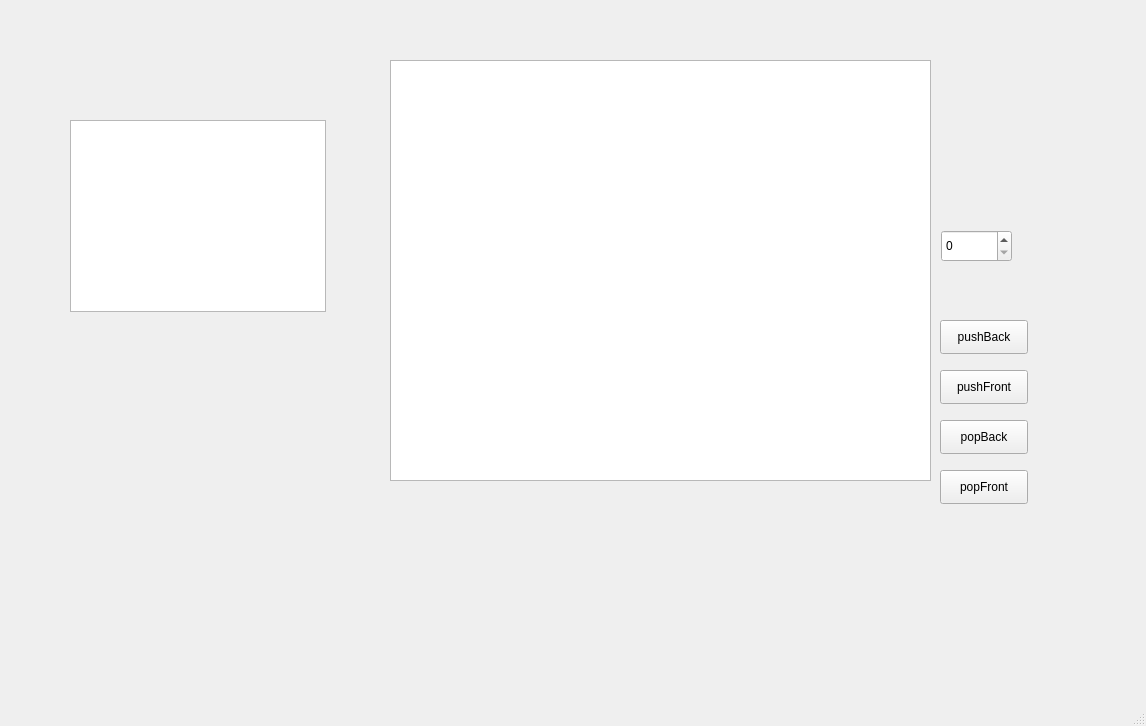
<?xml version="1.0" encoding="UTF-8"?>
<ui version="4.0">
 <class>MainWindow</class>
 <widget class="QMainWindow" name="MainWindow">
  <property name="geometry">
   <rect>
    <x>0</x>
    <y>0</y>
    <width>1146</width>
    <height>726</height>
   </rect>
  </property>
  <property name="windowTitle">
   <string>MainWindow</string>
  </property>
  <widget class="QWidget" name="centralwidget">
   <widget class="QTableWidget" name="intView">
    <property name="geometry">
     <rect>
      <x>390</x>
      <y>60</y>
      <width>541</width>
      <height>421</height>
     </rect>
    </property>
   </widget>
   <widget class="QSpinBox" name="inp">
    <property name="geometry">
     <rect>
      <x>941</x>
      <y>230</y>
      <width>71</width>
      <height>32</height>
     </rect>
    </property>
   </widget>
   <widget class="QPushButton" name="pushBack">
    <property name="geometry">
     <rect>
      <x>940</x>
      <y>320</y>
      <width>88</width>
      <height>34</height>
     </rect>
    </property>
    <property name="text">
     <string>pushBack</string>
    </property>
   </widget>
   <widget class="QPushButton" name="pushFront">
    <property name="geometry">
     <rect>
      <x>940</x>
      <y>370</y>
      <width>88</width>
      <height>34</height>
     </rect>
    </property>
    <property name="text">
     <string>pushFront</string>
    </property>
   </widget>
   <widget class="QPushButton" name="popBack">
    <property name="geometry">
     <rect>
      <x>940</x>
      <y>420</y>
      <width>88</width>
      <height>34</height>
     </rect>
    </property>
    <property name="text">
     <string>popBack</string>
    </property>
   </widget>
   <widget class="QPushButton" name="popFront">
    <property name="geometry">
     <rect>
      <x>940</x>
      <y>470</y>
      <width>88</width>
      <height>34</height>
     </rect>
    </property>
    <property name="text">
     <string>popFront</string>
    </property>
   </widget>
   <widget class="QListWidget" name="deqEls">
    <property name="geometry">
     <rect>
      <x>70</x>
      <y>120</y>
      <width>256</width>
      <height>192</height>
     </rect>
    </property>
   </widget>
   <widget class="QLabel" name="beginPos">
    <property name="geometry">
     <rect>
      <x>70</x>
      <y>420</y>
      <width>181</width>
      <height>81</height>
     </rect>
    </property>
    <property name="text">
     <string/>
    </property>
   </widget>
   <widget class="QLabel" name="endPos">
    <property name="geometry">
     <rect>
      <x>70</x>
      <y>540</y>
      <width>181</width>
      <height>81</height>
     </rect>
    </property>
    <property name="text">
     <string/>
    </property>
   </widget>
  </widget>
  <widget class="QMenuBar" name="menubar">
   <property name="geometry">
    <rect>
     <x>0</x>
     <y>0</y>
     <width>1146</width>
     <height>30</height>
    </rect>
   </property>
  </widget>
  <widget class="QStatusBar" name="statusbar"/>
 </widget>
 <resources/>
 <connections/>
</ui>
